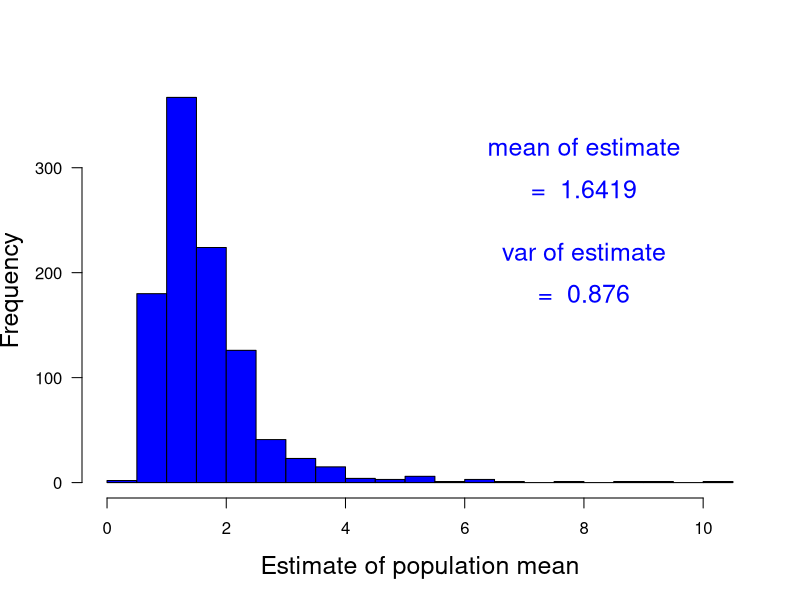

Write the R code that produced this figure.
print('file: PointEstMeanF.R')
# Estimate mean from random samples of F distribution
set.seed(1953)
M = 1000   # number of Monte-Carlo runs
n = 5      # sample size
nu1 = 15; nu2 = 5  # degrees of freedom
muest = numeric(M)
expectedmean = nu2/(nu2-2); print(c(round(expectedmean,4),'expectedmean'))  # 5/3 = 1.667 for nu2 > 2
expectedvar = 2*nu2^2*(nu1+nu2-2)/(nu1*(nu2-2)^2*(nu2-4))
print(c(round(expectedvar,4),'expectedvar'))
expectedvarofmean = expectedvar/n
print(c(round(expectedvarofmean,4),'expectedvarofmean'))  # 1.333
for(m in 1:M) muest[m]=mean(rf(n,df1=nu1,df2=nu2))
#  png('MCmeanF160228.png',width=16,height=12,units='cm',res=300)
hist(muest,30,col='blue',xlab='Estimate of population mean',main='',las=1,cex.lab=1.5)
meanmuest = mean(muest); print(c(round(meanmuest,4),'meanmuest'))  # (expected: close to mu = 1.667)
varmuest = var(muest); print(c(round(varmuest,4),'varmuest'))    # (expected: close to sigma^2/n = 1.334)
sdmuest  = sd(muest); print(c(round(sdmuest,4),'sdmuest'))     # (expected: close to sigma/sqrt(n) = 1.15)
text(8,320,'mean of estimate',col='blue',cex=1.5)
text(8,280,paste('= ',as.character(round(meanmuest,4))),col='blue',cex=1.5)
text(8,220,'var of estimate',col='blue',cex=1.5)
text(8,180,paste('= ',as.character(round(varmuest,3))),col='blue',cex=1.5)
# dev.off()